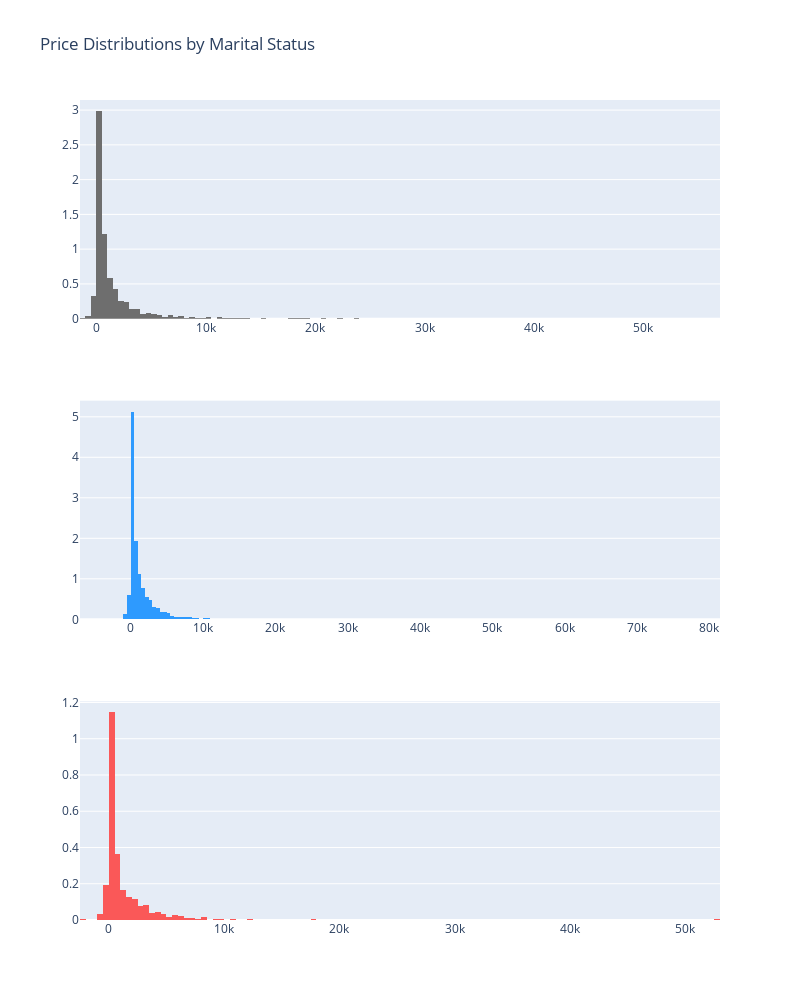

Notebook cell for this chart:
### Code cell
# Distribution of Balances by Marital status
single = df['balance'].loc[df['marital'] == 'single'].values
married = df['balance'].loc[df['marital'] == 'married'].values
divorced = df['balance'].loc[df['marital'] == 'divorced'].values


single_dist = go.Histogram(
    x=single,
    histnorm='density', 
    name='single',
    marker=dict(
        color='#6E6E6E'
    )
)


married_dist = go.Histogram(
    x=married,
    histnorm='density', 
    name='married',
    marker=dict(
        color='#2E9AFE'
    )
)

divorced_dist = go.Histogram(
    x=divorced,
    histnorm='density', 
    name='divorced',
    marker=dict(
        color='#FA5858'
    )
)


fig = tools.make_subplots(rows=3, print_grid=False)

fig.append_trace(single_dist, 1, 1)
fig.append_trace(married_dist, 2, 1)
fig.append_trace(divorced_dist, 3, 1)


fig['layout'].update(showlegend=False, title="Price Distributions by Marital Status",
                    height=1000, width=800)

iplot(fig, filename='custom-sized-subplot-with-subplot-titles')

### Figure 1 — Plotly figure (JSON) as saved in the notebook; plotly's stock layout.template omitted (floating-point values rounded to 4 significant figures; data arrays with more than 128 entries replaced by an {"elided": "..."} marker saying what was removed)
{"data": [{"histnorm": "density", "marker": {"color": "#6E6E6E"}, "name": "single", "type": "histogram", "x": {"elided": "3499 int values"}, "xaxis": "x", "yaxis": "y"}, {"histnorm": "density", "marker": {"color": "#2E9AFE"}, "name": "married", "type": "histogram", "x": {"elided": "6302 int values"}, "xaxis": "x2", "yaxis": "y2"}, {"histnorm": "density", "marker": {"color": "#FA5858"}, "name": "divorced", "type": "histogram", "x": {"elided": "1291 int values"}, "xaxis": "x3", "yaxis": "y3"}], "layout": {"height": 1000, "showlegend": false, "title": {"text": "Price Distributions by Marital Status"}, "width": 800, "xaxis": {"anchor": "y", "domain": [0, 1]}, "xaxis2": {"anchor": "y2", "domain": [0, 1]}, "xaxis3": {"anchor": "y3", "domain": [0, 1]}, "yaxis": {"anchor": "x", "domain": [0.7333, 1]}, "yaxis2": {"anchor": "x2", "domain": [0.3667, 0.6333]}, "yaxis3": {"anchor": "x3", "domain": [0, 0.2667]}}}
